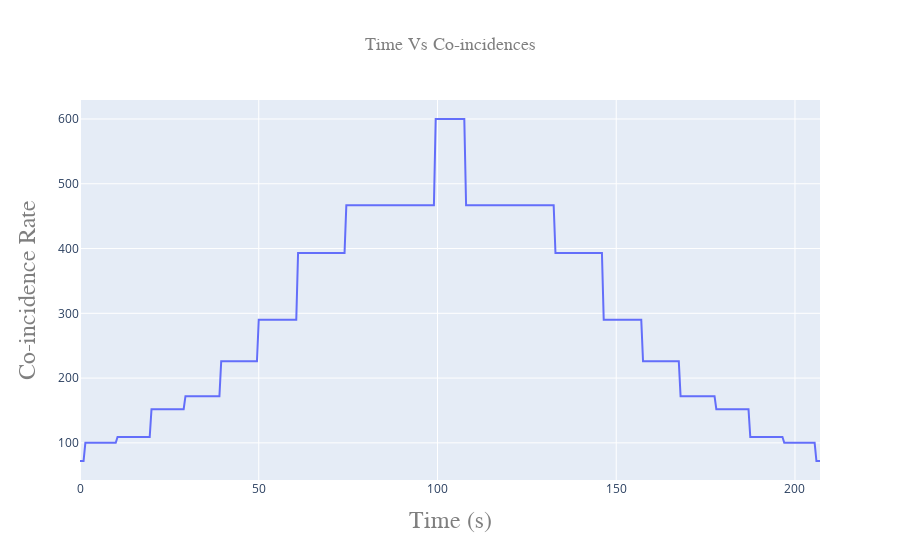

The notebook cell this image was saved under:
### Code cell
fig = go.Figure()

fig.add_trace(go.Scatter(x=df.index/2,
                         y=df["coincidences"],
                         name = "QBER"
                        
))





fig.update_layout(
    title=go.layout.Title(
        text="Time Vs Co-incidences",
        xref="paper",
        x=.5,
        font=dict(
                family="Droid Sans, monospace",
                size=18,
                color="#7f7f7f"
            )
    
    ),
    xaxis=go.layout.XAxis(
        title=go.layout.xaxis.Title(
            text="Time (s)",
            font=dict(
                family="Droid Sans, monospace",
                size=24,
                color="#7f7f7f"
            )
        )
    ),
    yaxis=go.layout.YAxis(
        title=go.layout.yaxis.Title(
            text=" Co-incidence Rate",
            font=dict(
                family="Droid Sans, monospace",
                size=24,
                color="#7f7f7f"
            )
        )
    )
)

fig.show()

### Figure 1 — Plotly figure (JSON) as saved in the notebook; plotly's stock layout.template omitted (floating-point values rounded to 4 significant figures; data arrays with more than 128 entries replaced by an {"elided": "..."} marker saying what was removed)
{"data": [{"name": "QBER", "type": "scatter", "x": {"elided": "415 float values"}, "y": {"elided": "415 int values"}}], "layout": {"title": {"font": {"color": "#7f7f7f", "family": "Droid Sans, monospace", "size": 18}, "text": "Time Vs Co-incidences", "x": 0.5, "xref": "paper"}, "xaxis": {"title": {"font": {"color": "#7f7f7f", "family": "Droid Sans, monospace", "size": 24}, "text": "Time (s)"}}, "yaxis": {"title": {"font": {"color": "#7f7f7f", "family": "Droid Sans, monospace", "size": 24}, "text": " Co-incidence Rate"}}}}
